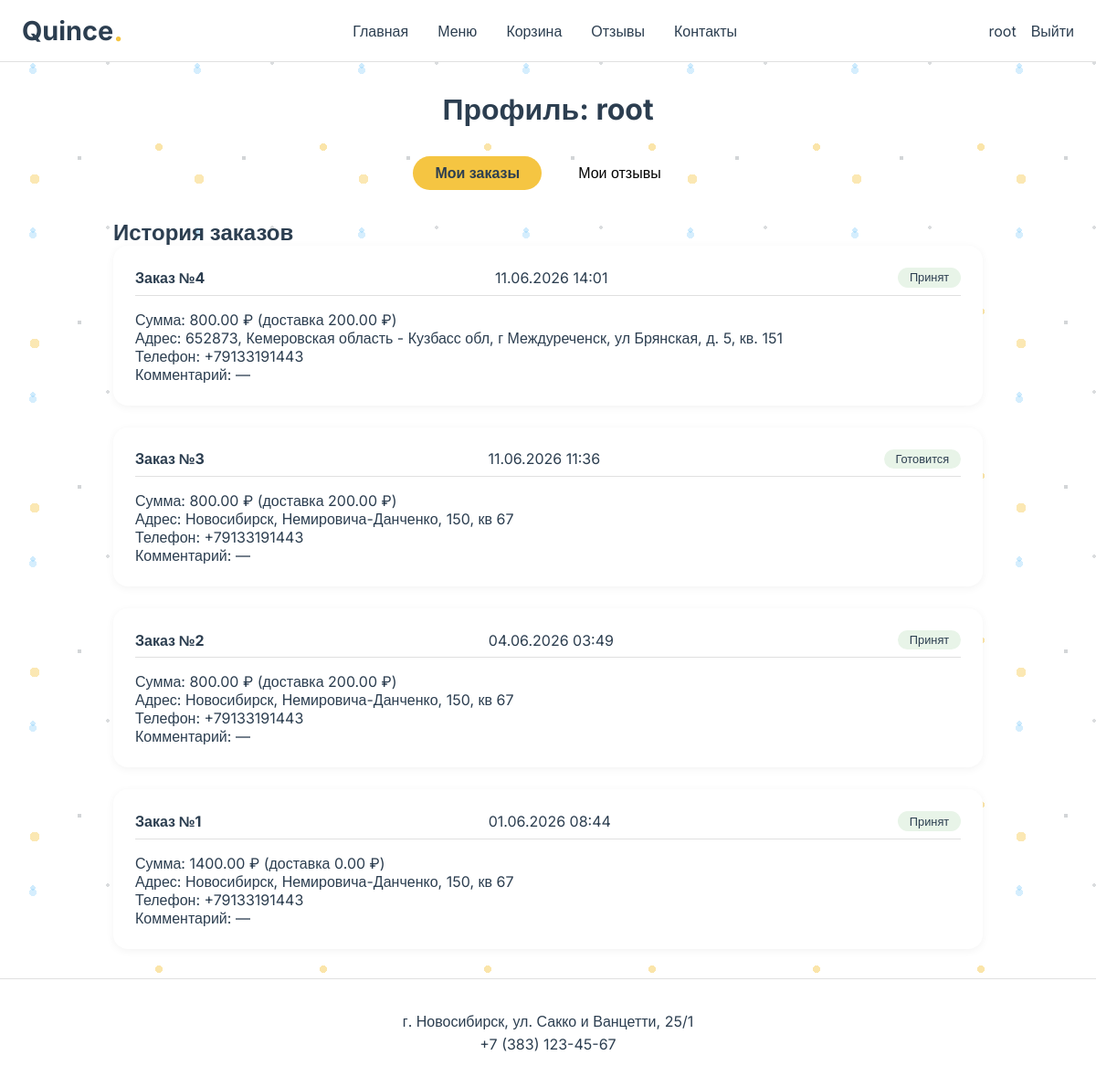
The app's page /profile/ (signed in), older data.
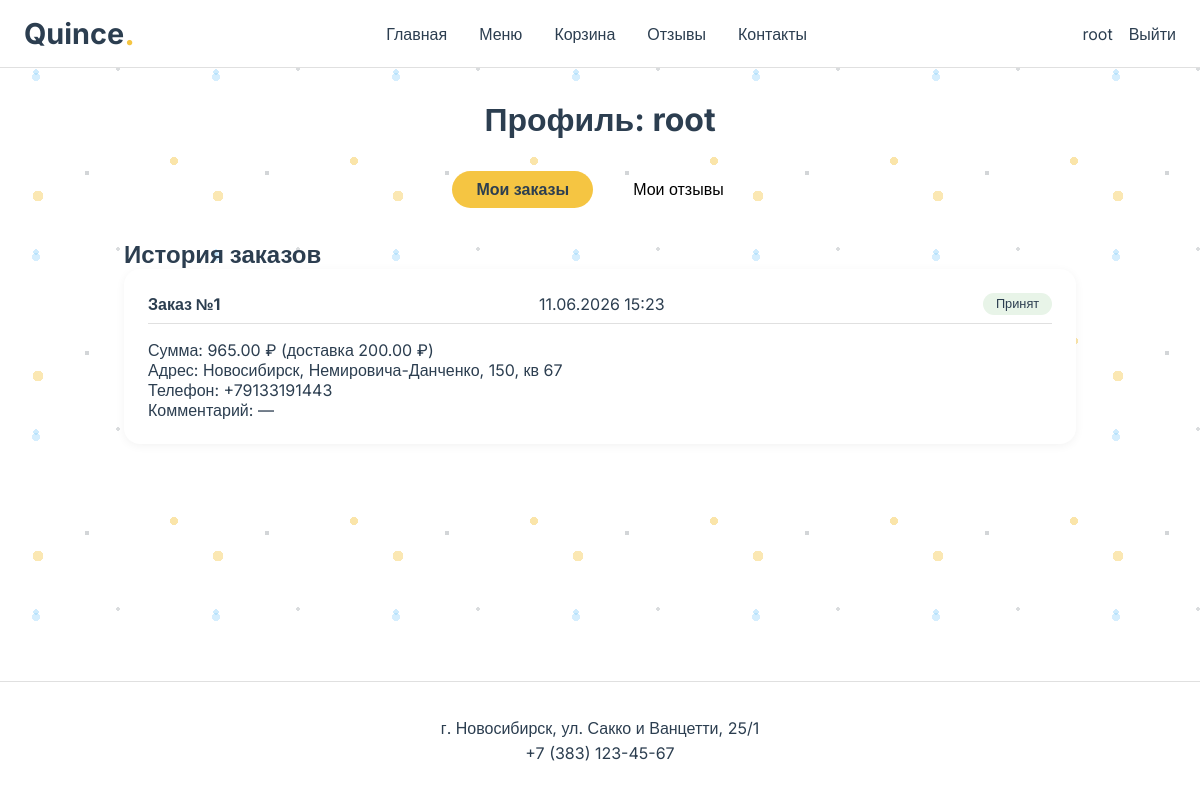
The same page, newer data.
### main/models.py (models this page shows, shortened)
class Order(models.Model):
    STATUS_CHOICES = (
        ('принят', 'Принят'),
        ('готовится', 'Готовится'),
        ('в пути', 'В пути'),
        ('доставлен', 'Доставлен'),
        ('отменён', 'Отменён'),
    )
    user = models.ForeignKey(User, on_delete=models.CASCADE, related_name='orders')
    created_at = models.DateTimeField(auto_now_add=True)
    status = models.CharField(max_length=20, choices=STATUS_CHOICES, default='принят')
    total_amount = models.DecimalField(max_digits=10, decimal_places=2, default=0)
    delivery_cost = models.DecimalField(max_digits=10, decimal_places=2, default=0)
    address = models.CharField(max_length=300)
    phone = models.CharField(max_length=20)
    comment = models.TextField(blank=True)
    PAYMENT_CHOICES = (
    ('qr', 'QR-код'),
    ('cash', 'Наличными'),
    )
    payment_method = models.CharField(max_length=10, choices=PAYMENT_CHOICES, default='qr')

### main/views.py (the view)
# urls.py: path('profile/', views.profile, name='profile'),
@login_required
def profile(request):
    user = request.user
    orders = Order.objects.filter(user=user).order_by('-created_at')
    reviews = Review.objects.filter(user=user).order_by('-created_at')
    return render(request, 'main/profile.html', {'orders': orders, 'reviews': reviews})

### main/templates/main/profile.html (shortened to what this page needs)
{% extends 'main/base.html' %}
{% load static %}
{% block content %}
<div class="profile-container">
    <div class="profile-header">
        <h1>Профиль: {{ user.username }}</h1>
    </div>
    <div class="profile-tabs">
        <button class="tab-btn active" data-tab="orders">Мои заказы</button>
        <button class="tab-btn" data-tab="reviews">Мои отзывы</button>
    </div>
    <div id="orders-tab" class="tab-content active">
        <h2>История заказов</h2>
        {% if orders %}
            <div class="orders-list">
                {% for order in orders %}
                    <div class="order-card">
                        <div class="order-header">
                            <span class="order-id">Заказ №{{ order.id }}</span>
                            <span class="order-date">{{ order.created_at|date:"d.m.Y H:i" }}</span>
                            <span class="order-status">{{ order.get_status_display }}</span>
                        </div>
                        <div class="order-details">
                            <p>Сумма: {{ order.total_amount }} ₽ (доставка {{ order.delivery_cost }} ₽)</p>
                            <p>Адрес: {{ order.address }}</p>
                            <p>Телефон: {{ order.phone }}</p>
                            <p>Комментарий: {{ order.comment|default:"—" }}</p>
                        </div>
                    </div>
                {% endfor %}
            </div>
        {% else %}
            <p>У вас пока нет заказов.</p>
        {% endif %}
    </div>
</div>
{% endblock %}

Row changes from the older to the newer data that the page shows:
removed Order: id "4", created_at "11.06.2026 14:01", status "Принят", total_amount "800.00", delivery_cost "200.00", address "652873, Кемеровская область - Кузбасс обл, г Междуреченск, ул Брянская, д. 5, кв. 151", phone "+79133191443", comment "—"
removed Order: id "3", created_at "11.06.2026 11:36", status "Готовится", total_amount "800.00", delivery_cost "200.00", address "Новосибирск, Немировича-Данченко, 150, кв 67", phone "+79133191443", comment "—"
removed Order: id "2", created_at "04.06.2026 03:49", status "Принят", total_amount "800.00", delivery_cost "200.00", address "Новосибирск, Немировича-Данченко, 150, кв 67", phone "+79133191443", comment "—"
changed Order "Новосибирск, Немировича-Данченко, 150, кв 67": created_at "01.06.2026 08:44" → "11.06.2026 15:23"; total_amount "1400.00" → "965.00"; delivery_cost "0.00" → "200.00"
